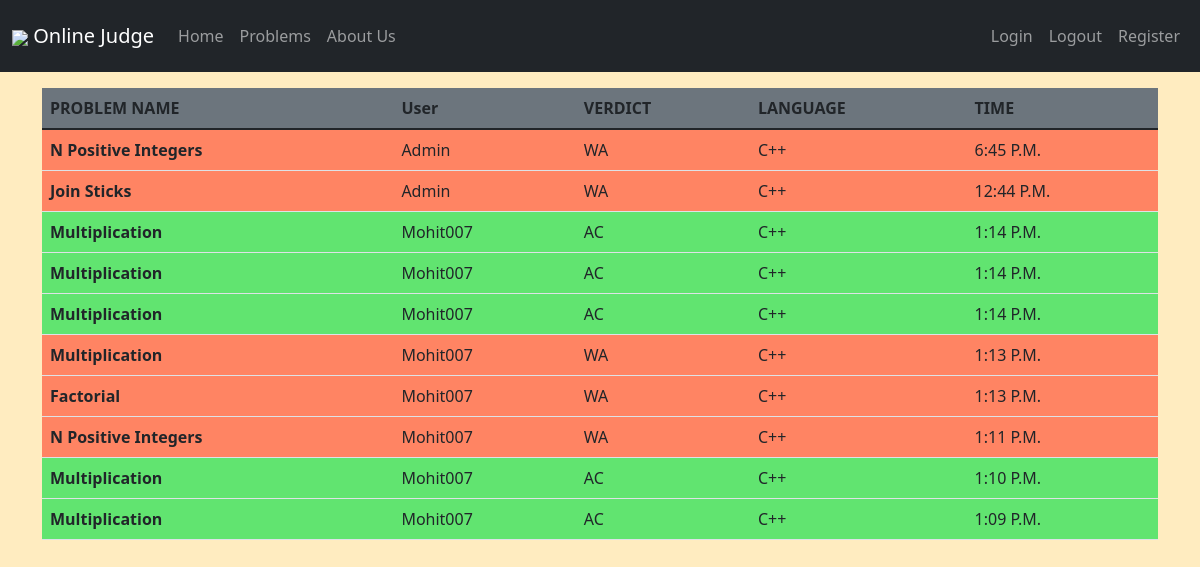
Page /judge/submissions/ on the committed database.
### judge/models.py (models this page shows)
class Solution(models.Model):
    Language_choices = (
        ('c++' , 'cpp'),
    )
    Verdict_choices = (
        ('PS' , 'Processing'),
        ('WA' , 'Wrong Answer'),
        ('AC' , 'All Correct'),
    )
    user = models.ForeignKey(User ,on_delete=models.CASCADE)
    problem = models.ForeignKey(Problem , on_delete=models.CASCADE)
    language = models.CharField(max_length=10 , choices=Language_choices)
    code_file = models.FileField(upload_to='code_file/' , null=False)
    verdict = models.CharField(max_length=5 , choices=Verdict_choices)
    timestamp = models.TimeField(auto_now_add=True)

class Problem(models.Model):
    Difficulty_choices = (
    ('difficult' , 'difficult'),
    ('medium' , 'medium'),
    ('easy' , 'easy'),
    )
    problem_name = models.CharField(max_length=50)
    problem_desc = models.TextField()
    problem_difficulty = models.CharField(max_length=10, choices=Difficulty_choices)
    def __str__(self):
        return self.problem_name

### judge/views.py (the view)
# urls.py: path('submissions/' , views.submissions , name="submissions"),
def submissions(request):
    submissions = Solution.objects.all().order_by('-id')[:10]
    return render(request,'submissions.html' , {'submissions' : submissions})

### templates/submissions.html (shortened to what this page needs)
{% extends 'base.html' %}
{% block body %}
{% include 'navbar.html' %}
<div class="container">
  <table class="table mt-3">
    <thead class="p-4">
      <tr class="bg-secondary">
        <th scope="col">PROBLEM NAME</th>
        <th scope="col">User</th>
        <th scope="col">VERDICT</th>
        <th scope="col">LANGUAGE</th>
        <th scope="col">TIME</th>
      </tr>
    </thead>
    <tbody>
  {% for submission in submissions %}
  {% if submission.verdict == "AC" %}
  <tr style="background-color: #4ce366e0;">
    <th scope="row" class="text-capitalize">{{submission.problem}}</th>
    <td class="text-capitalize">{{submission.user}}</td>
    <td class="text-capitalize">{{submission.verdict}}</td>
    <td class="text-capitalize">{{submission.language}}</td>
    <td class="text-capitalize">{{submission.timestamp}}</td>
  </tr>
  {% elif submission.verdict == "WA"%}
  <tr style="background-color: #ff8463;">
    <th scope="row" class="text-capitalize">{{submission.problem}}</th>
    <td class="text-capitalize">{{submission.user}}</td>
    <td class="text-capitalize">{{submission.verdict}}</td>
    <td class="text-capitalize">{{submission.language}}</td>
    <td class="text-capitalize">{{submission.timestamp}}</td>
  </tr>
  {% endif %}
  {% endfor %}
</tbody>
</table>
</div>
{% endblock body %}

### templates/submissions.html (style rules this page uses)
body { background-color: #ffdf9596; }

### rows in the picture
Solution: problem "N Positive Integers", user "Admin", verdict "WA", language "C++", timestamp "6:45 P.m."
Solution: problem "Join Sticks", user "Admin", verdict "WA", language "C++", timestamp "12:44 P.m."
Solution: problem "Multiplication", user "Mohit007", verdict "AC", language "C++", timestamp "1:14 P.m."
Solution: problem "Multiplication", user "Mohit007", verdict "AC", language "C++", timestamp "1:14 P.m."
Solution: problem "Multiplication", user "Mohit007", verdict "AC", language "C++", timestamp "1:14 P.m."
Solution: problem "Multiplication", user "Mohit007", verdict "WA", language "C++", timestamp "1:13 P.m."
Solution: problem "Factorial", user "Mohit007", verdict "WA", language "C++", timestamp "1:13 P.m."
Solution: problem "N Positive Integers", user "Mohit007", verdict "WA", language "C++", timestamp "1:11 P.m."
Solution: problem "Multiplication", user "Mohit007", verdict "AC", language "C++", timestamp "1:10 P.m."
Solution: problem "Multiplication", user "Mohit007", verdict "AC", language "C++", timestamp "1:09 P.m."
